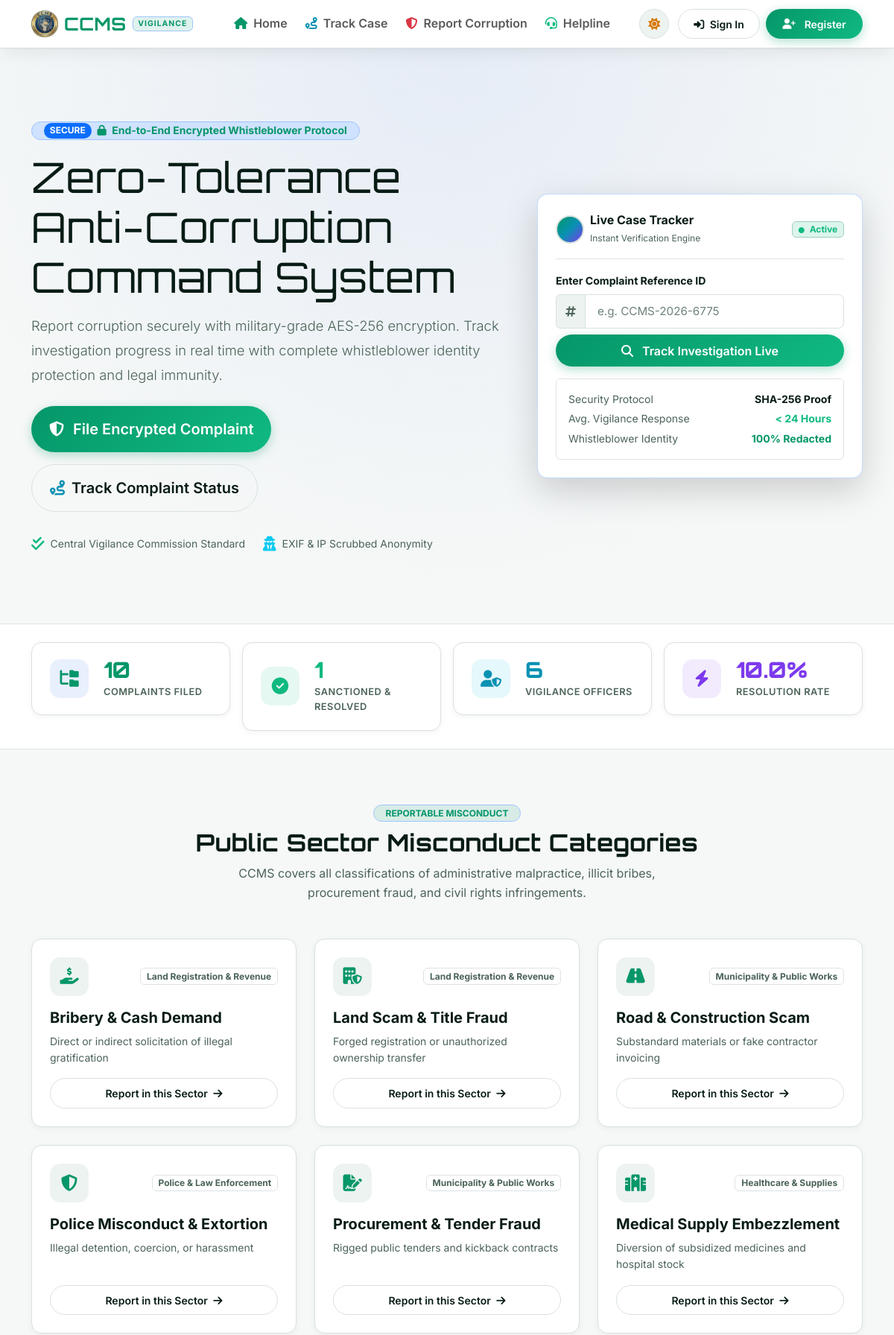
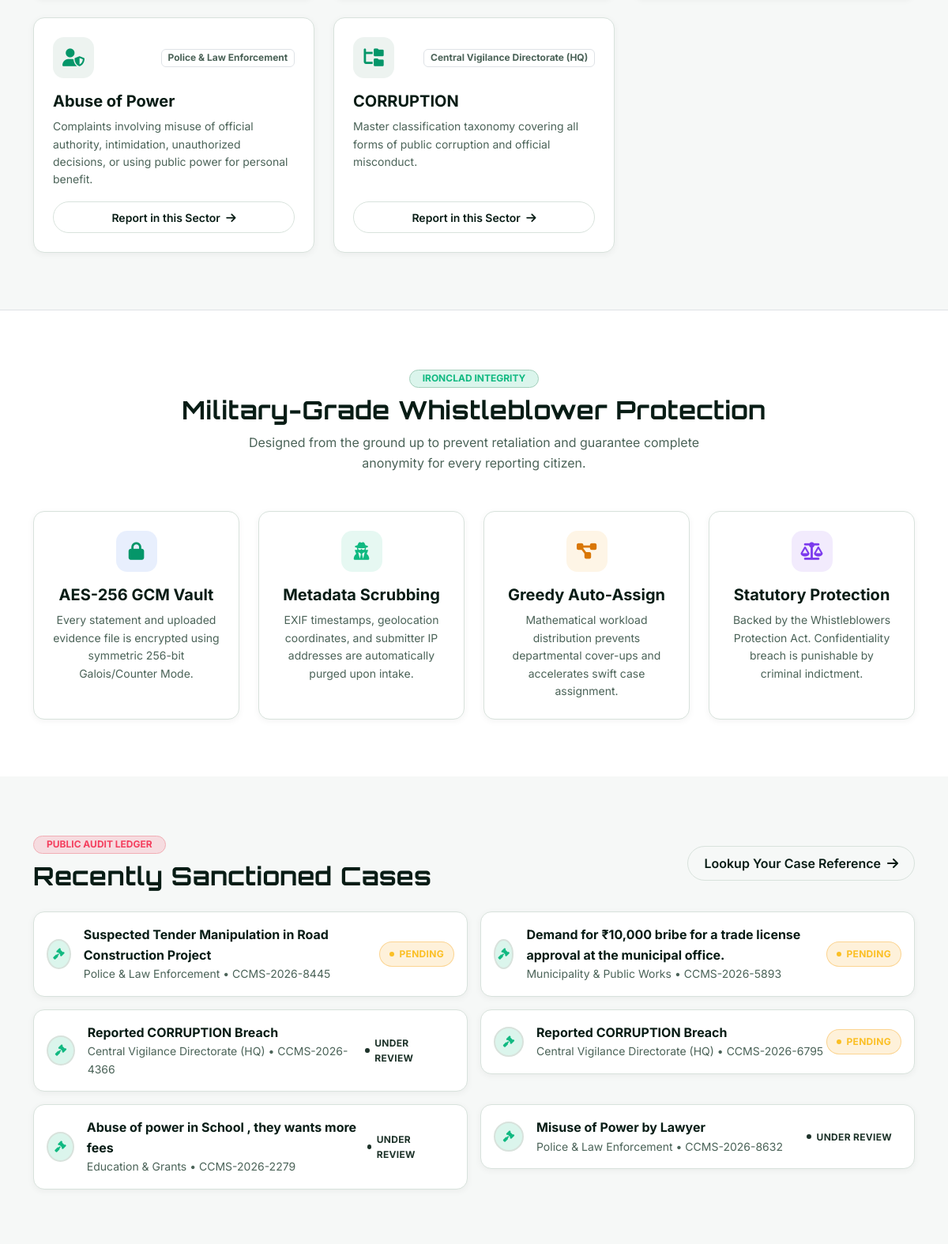
The page / (upper part) on the database its author committed (2 pictures, top to bottom).
### tables this page shows
CREATE TABLE categories (
            category_id TEXT PRIMARY KEY,
            name TEXT NOT NULL,
            icon TEXT DEFAULT 'fa-hand-holding-dollar',
            dept TEXT NOT NULL,
            description TEXT
        );

CREATE TABLE complaints (
            complaint_id TEXT PRIMARY KEY,
            user_id INTEGER NOT NULL,
            complaint_title TEXT NOT NULL,
            misconduct_category TEXT NOT NULL,
            sector TEXT NOT NULL,
            incident_date TEXT NOT NULL,
            incident_time TEXT,
            location TEXT NOT NULL,
            description TEXT NOT NULL,
            anonymous_mode INTEGER DEFAULT 0,
            severity TEXT DEFAULT 'Medium',
            evidence_file TEXT,
            complaint_status TEXT DEFAULT 'Pending',
            assigned_officer TEXT,
            assigned_officer_id TEXT,
            investigation_notes TEXT,
            rating INTEGER,
            feedback TEXT,
            created_at DATETIME DEFAULT CURRENT_TIMESTAMP,
            updated_at DATETIME DEFAULT CURRENT_TIMESTAMP
        );

### app.py (the view)
@app.route("/")
def home():
    total_complaints = db.query_db("SELECT COUNT(*) as count FROM complaints", one=True)["count"]
    resolved_complaints = db.query_db("SELECT COUNT(*) as count FROM complaints WHERE complaint_status IN ('Resolved', 'Closed')", one=True)["count"]
    total_officers = db.query_db("SELECT COUNT(*) as count FROM officers", one=True)["count"]
    total_citizens = db.query_db("SELECT COUNT(*) as count FROM users", one=True)["count"]
    res_rate = 0
    if total_complaints > 0:
        res_rate = round((resolved_complaints / total_complaints) * 100, 1)
    stats = {
        "total_complaints": total_complaints,
        "resolved_complaints": resolved_complaints,
        "total_officers": total_officers,
        "total_citizens": total_citizens,
        "resolution_rate": res_rate
    }
    categories = db.query_db("SELECT * FROM categories")
    recent_cases = db.query_db("SELECT * FROM complaints ORDER BY created_at DESC LIMIT 6")
    return render_template("public/index.html", stats=stats, categories=categories, recent_cases=recent_cases)

### db.py (called while the page is built)
def dict_factory(cursor, row):
    d = {}
    for idx, col in enumerate(cursor.description):
        d[col[0]] = row[idx]
    return d

def get_db_connection():
    conn = sqlite3.connect(DB_PATH, timeout=20.0, check_same_thread=False)
    conn.row_factory = dict_factory
    conn.execute("PRAGMA journal_mode=WAL;")
    return conn

def _normalize_query(query, args):
    if "ON DUPLICATE KEY UPDATE" in query.upper() and "system_settings" in query.lower():
        query = "INSERT OR REPLACE INTO system_settings (setting_key, setting_value) VALUES (?, ?)"
        if len(args) == 3:
            args = (args[0], args[1])
        return query, args
    normalized_query = query.replace("%s", "?")
    return normalized_query, args

def query_db(query, args=(), one=False):
    normalized_query, normalized_args = _normalize_query(query, args)
    conn = get_db_connection()
    try:
        cursor = conn.cursor()
        cursor.execute(normalized_query, normalized_args)
        result = cursor.fetchall()
        return (result[0] if result else None) if one else result
    finally:
        conn.close()

### templates/public/index.html (shortened to what this page needs)
{% extends 'base.html' %}
{% block content %}
<section class="py-5 position-relative overflow-hidden"
  style="background: radial-gradient(circle at 50% 0%, rgba(37,99,235,0.08) 0%, var(--bg-primary) 75%);">
  <div class="container py-lg-5">
    <div class="row align-items-center g-5">
      <div class="col-lg-7">
        <div
          class="d-inline-flex align-items-center gap-2 px-3 py-1.5 rounded-pill mb-3 bg-primary-subtle border border-primary-subtle">
          <span class="badge bg-primary rounded-pill">SECURE</span>
          <span class="small fw-bold text-primary"><i class="fas fa-lock me-1"></i> End-to-End Encrypted Whistleblower
            Protocol</span>
        </div>
        <h1 class="display-4 fw-black mb-3 text-heading brand-font" data-i18n="hero_title">
          Zero-Tolerance Anti-Corruption Command System
        </h1>
        <p class="lead text-muted mb-4" data-i18n="hero_sub" style="font-size: 1.15rem; line-height: 1.8;">
          Report corruption securely with military-grade AES-256 encryption. Track investigation progress in real time
          with complete whistleblower identity protection and legal immunity.
        </p>
        <div class="d-flex flex-wrap gap-3 mb-4">
          <a href="{{ url_for('file_complaint') }}" class="btn btn-brand btn-lg px-4 py-3">
            <i class="fas fa-shield-halved me-1"></i> <span data-i18n="file_btn">File Encrypted Complaint</span>
          </a>
          <a href="{{ url_for('track_complaint') }}" class="btn btn-outline-custom btn-lg px-4 py-3">
            <i class="fas fa-route me-1 text-cyan"></i> <span data-i18n="track_btn">Track Complaint Status</span>
          </a>
        </div>
        <div class="d-flex flex-wrap align-items-center gap-4 text-muted small pt-2">
          <div class="d-flex align-items-center gap-2">
            <i class="fas fa-check-double text-emerald fs-5"></i>
            <span>Central Vigilance Commission Standard</span>
          </div>
          <div class="d-flex align-items-center gap-2">
            <i class="fas fa-user-secret text-info fs-5"></i>
            <span>EXIF &amp; IP Scrubbed Anonymity</span>
          </div>
        </div>
      </div>
      <div class="col-lg-5">
        <div class="ccms-card p-4 glass-panel shadow-lg border-primary border-opacity-25 position-relative">
          <div class="d-flex align-items-center justify-content-between pb-3 mb-3 border-bottom">
            <div class="d-flex align-items-center gap-2">
              <div class="user-avatar-circle" style="background:var(--gradient-cyber);">
              </div>
              <div>
                <h6 class="fw-bold mb-0 text-heading">Live Case Tracker</h6>
                <span class="text-muted" style="font-size:0.75rem;">Instant Verification Engine</span>
              </div>
            </div>
            <span class="badge bg-success-subtle text-success border border-success-subtle"><i
                class="fas fa-circle me-1" style="font-size:0.5rem;"></i> Active</span>
          </div>
          <form action="{{ url_for('track_complaint') }}" method="GET" class="mb-3">
            <label class="form-label small fw-bold text-heading">Enter Complaint Reference ID</label>
            <div class="input-group mb-2">
              <span class="input-group-text bg-subtle border-end-0 text-muted"><i class="fas fa-hashtag"></i></span>
              <input type="text" name="id" class="form-control border-start-0" placeholder="e.g. CCMS-2026-6775"
                required>
            </div>
            <button type="submit" class="btn btn-brand w-100 justify-content-center py-2.5">
              <i class="fas fa-magnifying-glass me-1"></i> Track Investigation Live
            </button>
          </form>
          <div class="p-3 rounded bg-subtle border">
            <div class="d-flex align-items-center justify-content-between text-muted small mb-1">
              <span>Security Protocol</span>
              <span class="fw-bold text-heading">SHA-256 Proof</span>
            </div>
            <div class="d-flex align-items-center justify-content-between text-muted small mb-1">
              <span>Avg. Vigilance Response</span>
              <span class="fw-bold text-emerald">&lt; 24 Hours</span>
            </div>
            <div class="d-flex align-items-center justify-content-between text-muted small">
              <span>Whistleblower Identity</span>
              <span class="fw-bold text-primary">100% Redacted</span>
            </div>
          </div>
        </div>
      </div>
    </div>
  </div>
</section>
<section class="py-4 border-top border-bottom" style="background: var(--bg-surface);">
  <div class="container">
    <div class="row g-3">
      <div class="col-6 col-lg-3">
        <div class="stat-card">
          <div class="stat-icon" style="background: rgba(37,99,235,0.1); color: var(--primary);">
            <i class="fas fa-folder-tree"></i>
          </div>
          <div>
            <div class="stat-val text-primary">{{ stats.total_complaints }}</div>
            <div class="stat-label" data-i18n="stats_total">Complaints Filed</div>
          </div>
        </div>
      </div>
      <div class="col-6 col-lg-3">
        <div class="stat-card">
          <div class="stat-icon" style="background: rgba(16,185,129,0.1); color: var(--accent-emerald);">
            <i class="fas fa-circle-check"></i>
          </div>
          <div>
            <div class="stat-val text-emerald" style="color:var(--accent-emerald);">{{ stats.resolved_complaints }}
            </div>
            <div class="stat-label" data-i18n="stats_resolved">Sanctioned &amp; Resolved</div>
          </div>
        </div>
      </div>
      <div class="col-6 col-lg-3">
        <div class="stat-card">
          <div class="stat-icon" style="background: rgba(6,182,212,0.1); color: var(--accent-cyan);">
            <i class="fas fa-user-shield"></i>
          </div>
          <div>
            <div class="stat-val" style="color:var(--accent-cyan);">{{ stats.total_officers }}</div>
            <div class="stat-label" data-i18n="stats_officers">Vigilance Officers</div>
          </div>
        </div>
      </div>
      <div class="col-6 col-lg-3">
        <div class="stat-card">
          <div class="stat-icon" style="background: rgba(124,58,237,0.1); color: var(--accent-violet);">
            <i class="fas fa-bolt"></i>
          </div>
          <div>
            <div class="stat-val" style="color:var(--accent-violet);">{{ stats.resolution_rate }}%</div>
            <div class="stat-label" data-i18n="stats_rate">Resolution Rate</div>
          </div>
        </div>
      </div>
    </div>
  </div>
</section>
<section class="py-5">
  <div class="container py-lg-4">
    <div class="text-center mb-5">
      <span
        class="badge bg-primary-subtle text-primary border border-primary-subtle px-3 py-1.5 rounded-pill mb-2 fw-bold">REPORTABLE
        MISCONDUCT</span>
      <h2 class="fw-bold brand-font text-heading">Public Sector Misconduct Categories</h2>
      <p class="text-muted mx-auto" style="max-width: 650px;">
        CCMS covers all classifications of administrative malpractice, illicit bribes, procurement fraud, and civil
        rights infringements.
      </p>
    </div>
    <div class="row g-4">
      {% for cat in categories %}
      <div class="col-md-6 col-lg-4">
        <div class="ccms-card ccms-card-interactive h-100 d-flex flex-column justify-content-between">
          <div>
            <div class="d-flex align-items-center justify-content-between mb-3">
              <div class="stat-icon" style="background: var(--bg-subtle); color: var(--primary);">
                <i class="fas {{ cat.icon }}"></i>
              </div>
              <span class="badge bg-subtle text-muted border">{{ cat.dept }}</span>
            </div>
            <h5 class="fw-bold text-heading mb-2">{{ cat.name }}</h5>
            <p class="text-muted small mb-3">{{ cat.description }}</p>
          </div>
          <a href="{{ url_for('file_complaint') }}?category={{ cat.name }}"
            class="btn btn-sm btn-outline-custom w-100 text-center">
            Report in this Sector <i class="fas fa-arrow-right ms-1"></i>
          </a>
        </div>
      </div>
      {% endfor %}
    </div>
  </div>
</section>
<section class="py-5 border-top" style="background: var(--bg-surface);">
  <div class="container py-lg-4">
    <div class="text-center mb-5">
      <span
        class="badge bg-emerald-subtle text-success border border-success-subtle px-3 py-1.5 rounded-pill mb-2 fw-bold">IRONCLAD
        INTEGRITY</span>
      <h2 class="fw-bold brand-font text-heading">Military-Grade Whistleblower Protection</h2>
      <p class="text-muted mx-auto" style="max-width: 650px;">
        Designed from the ground up to prevent retaliation and guarantee complete anonymity for every reporting citizen.
      </p>
    </div>
    <div class="row g-4">
      <div class="col-md-6 col-lg-3">
        <div class="ccms-card text-center p-4 h-100">
          <div class="stat-icon mx-auto mb-3" style="background: rgba(37,99,235,0.1); color: var(--primary);">
            <i class="fas fa-lock"></i>
          </div>
          <h5 class="fw-bold text-heading mb-2">AES-256 GCM Vault</h5>
          <p class="text-muted small mb-0">Every statement and uploaded evidence file is encrypted using symmetric 256-bit
            Galois/Counter Mode.</p>
        </div>
      </div>
      <div class="col-md-6 col-lg-3">
        <div class="ccms-card text-center p-4 h-100">
          <div class="stat-icon mx-auto mb-3" style="background: rgba(16,185,129,0.1); color: var(--accent-emerald);">
            <i class="fas fa-user-secret"></i>
          </div>
          <h5 class="fw-bold text-heading mb-2">Metadata Scrubbing</h5>
          <p class="text-muted small mb-0">EXIF timestamps, geolocation coordinates, and submitter IP addresses are automatically
            purged upon intake.</p>
        </div>
      </div>
      <div class="col-md-6 col-lg-3">
        <div class="ccms-card text-center p-4 h-100">
          <div class="stat-icon mx-auto mb-3" style="background: rgba(245,158,11,0.1); color: var(--accent-amber);">
            <i class="fas fa-diagram-project"></i>
          </div>
          <h5 class="fw-bold text-heading mb-2">Greedy Auto-Assign</h5>
          <p class="text-muted small mb-0">Mathematical workload distribution prevents departmental cover-ups and accelerates
            swift case assignment.</p>
        </div>
      </div>
      <div class="col-md-6 col-lg-3">
        <div class="ccms-card text-center p-4 h-100">
          <div class="stat-icon mx-auto mb-3" style="background: rgba(124,58,237,0.1); color: var(--accent-violet);">
            <i class="fas fa-scale-balanced"></i>
          </div>
          <h5 class="fw-bold text-heading mb-2">Statutory Protection</h5>
          <p class="text-muted small mb-0">Backed by the Whistleblowers Protection Act. Confidentiality breach is punishable by
            criminal indictment.</p>
        </div>
      </div>
    </div>
  </div>
</section>
<section class="py-5">
  <div class="container py-lg-4">
    <div class="row align-items-center g-4 mb-4">
      <div class="col-md-8">
        <span
          class="badge bg-danger-subtle text-danger border border-danger-subtle px-3 py-1.5 rounded-pill mb-2 fw-bold">PUBLIC
          AUDIT LEDGER</span>
        <h2 class="fw-bold brand-font text-heading mb-0">Recently Sanctioned Cases</h2>
      </div>
      <div class="col-md-4 text-md-end">
        <a href="{{ url_for('track_complaint') }}" class="btn btn-outline-custom">
          Lookup Your Case Reference <i class="fas fa-arrow-right ms-1"></i>
        </a>
      </div>
    </div>
    <div class="row g-3">
      {% for item in recent_cases %}
      <div class="col-md-6">
        <div class="ccms-card p-3 d-flex align-items-center justify-content-between">
          <div class="d-flex align-items-center gap-3">
            <div class="user-avatar-circle" style="background: rgba(16,185,129,0.15); color: var(--accent-emerald);">
              <i class="fas fa-gavel"></i>
            </div>
            <div>
              <div class="fw-bold text-heading">{{ item.complaint_title }}</div>
              <div class="text-muted small">
                <span>{{ item.sector }}</span> &bull; <span>{{ item.complaint_id }}</span>
              </div>
            </div>
          </div>
          <span class="badge-status {{ item.complaint_status }}">{{ item.complaint_status }}</span>
        </div>
      </div>
      {% endfor %}
    </div>
  </div>
</section>
{% endblock %}

### rows shown on the page
categories: dept "Land Registration & Revenue", name "Bribery & Cash Demand", description "Direct or indirect solicitation of illegal gratification"
categories: dept "Land Registration & Revenue", name "Land Scam & Title Fraud", description "Forged registration or unauthorized ownership transfer"
categories: dept "Municipality & Public Works", name "Road & Construction Scam", description "Substandard materials or fake contractor invoicing"
categories: dept "Police & Law Enforcement", name "Police Misconduct & Extortion", description "Illegal detention, coercion, or harassment"
categories: dept "Municipality & Public Works", name "Procurement & Tender Fraud", description "Rigged public tenders and kickback contracts"
categories: dept "Healthcare & Supplies", name "Medical Supply Embezzlement", description "Diversion of subsidized medicines and hospital stock"
categories: dept "Police & Law Enforcement", name "Abuse of Power", description "Complaints involving misuse of official authority, intimidation, unauthorized decisions, or using public power for personal benefit."
categories: dept "Central Vigilance Directorate (HQ)", name "CORRUPTION", description "Master classification taxonomy covering all forms of public corruption and official misconduct."
complaints: complaint_title "Suspected Tender Manipulation in Road Construction Project", sector "Police & Law Enforcement", complaint_id "CCMS-2026-8445", complaint_status "PENDING"
complaints: complaint_title "Demand for ₹10,000 bribe for a trade license approval at the municipal office.", sector "Municipality & Public Works", complaint_id "CCMS-2026-5893", complaint_status "PENDING"
complaints: complaint_title "Reported CORRUPTION Breach", sector "Central Vigilance Directorate (HQ)", complaint_id "CCMS-2026-4366", complaint_status "UNDER REVIEW"
complaints: complaint_title "Reported CORRUPTION Breach", sector "Central Vigilance Directorate (HQ)", complaint_id "CCMS-2026-6795", complaint_status "PENDING"
complaints: complaint_title "Abuse of power in School , they wants more fees", sector "Education & Grants", complaint_id "CCMS-2026-2279", complaint_status "UNDER REVIEW"
complaints: complaint_title "Misuse of Power by Lawyer", sector "Police & Law Enforcement", complaint_id "CCMS-2026-8632", complaint_status "UNDER REVIEW"

### other values the page prints
{{ stats.total_complaints }} "10"
{{ stats.resolved_complaints }} "1"
{{ stats.total_officers }} "6"
{{ stats.resolution_rate }} "10.0"
